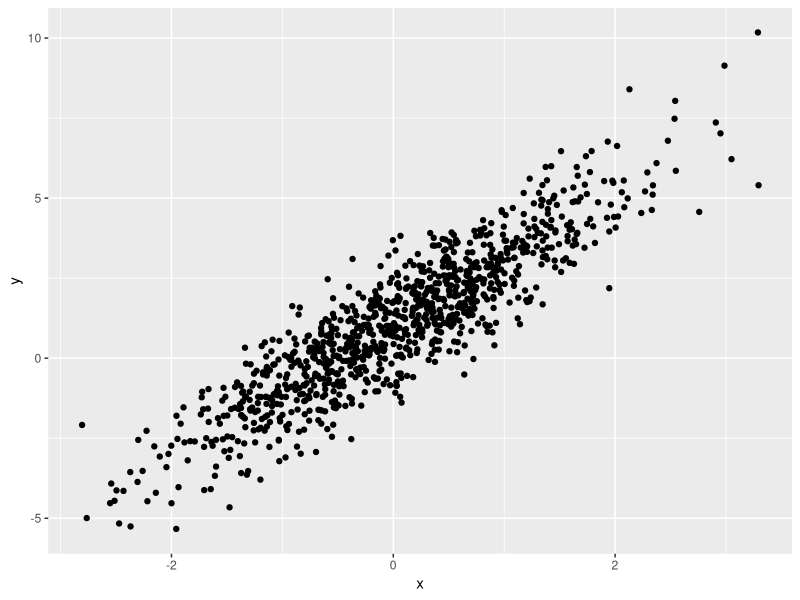

Write the R code that produced this figure.
## ---- chunk 1
library(tidyverse)
## ---- chunk 2
samp = rnorm(100)
length(samp)
## ---- chunk 3
plot_df =
  tibble(
    x = rnorm(n = 1000),
    y = 1 + 2 * x + rnorm(n = 1000)
  )

ggplot(plot_df, aes(x = x, y = y)) + geom_point()
